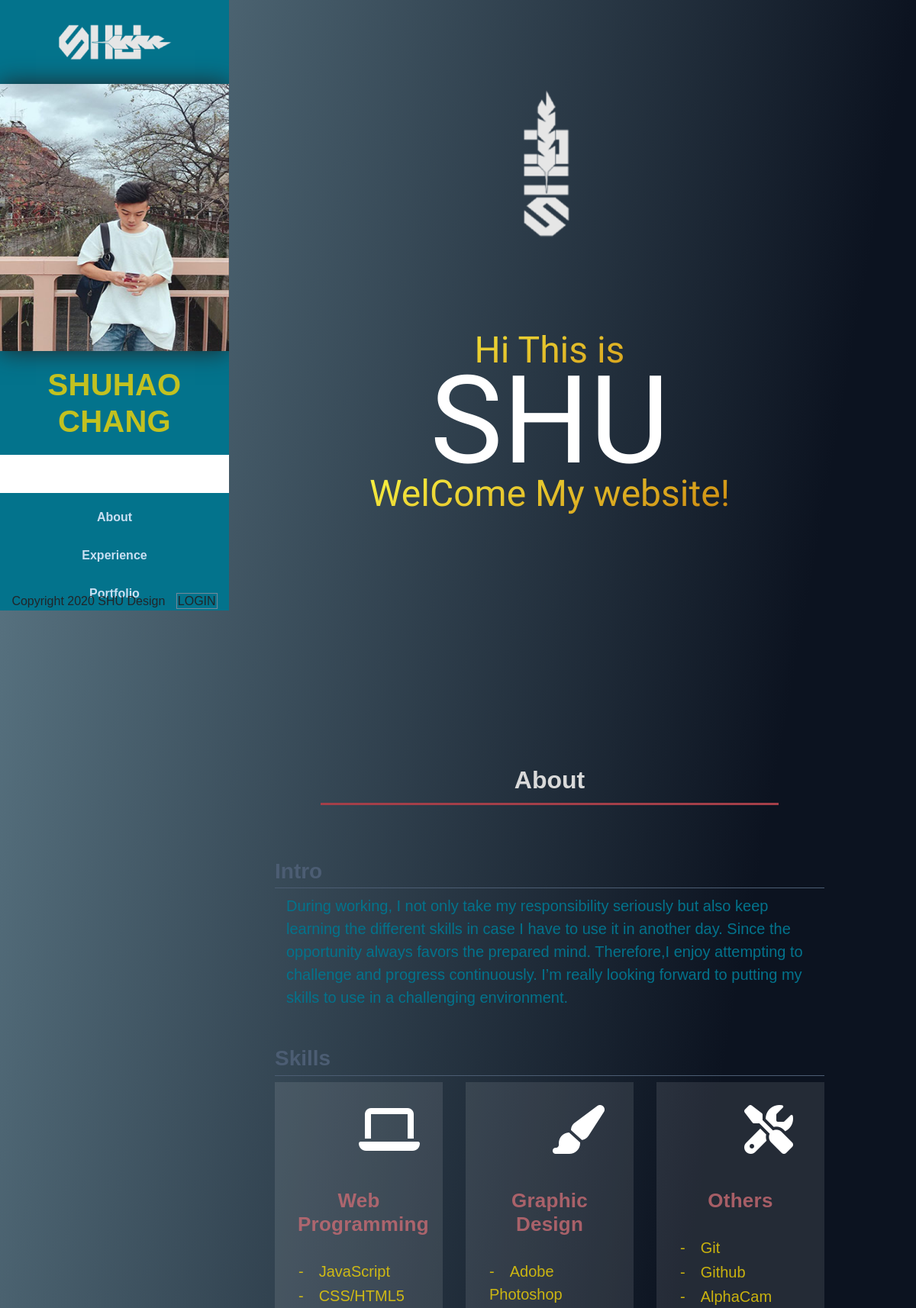
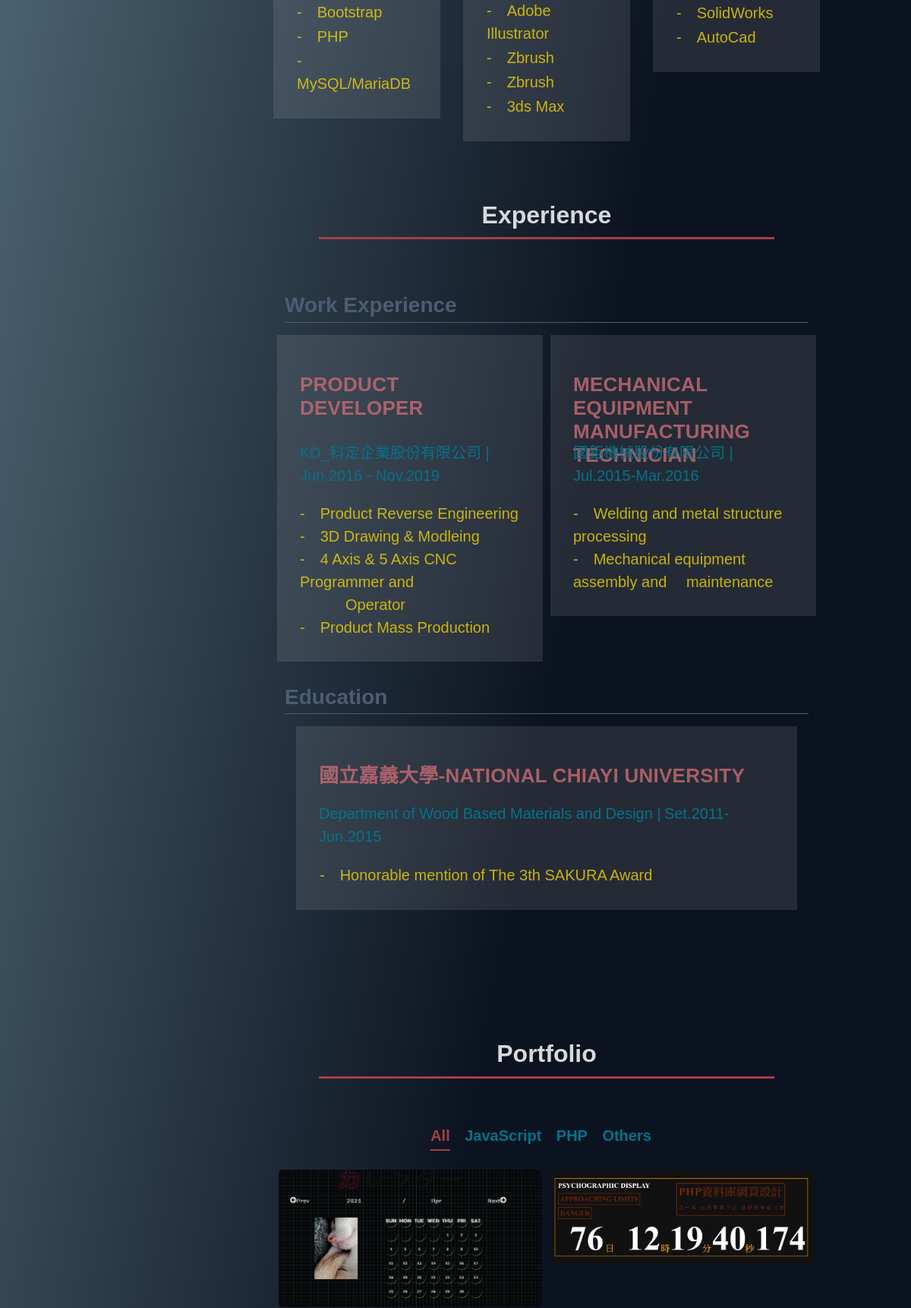
The page / (upper part) on the database its author committed (2 pictures, top to bottom).
### tables this page shows
CREATE TABLE `res_profile` (
  `id` int(10) UNSIGNED NOT NULL,
  `email` text NOT NULL COMMENT '信箱',
  `phone` varchar(32) NOT NULL COMMENT '電話',
  `name` text NOT NULL,
  `intro` text NOT NULL,
  `birth` text NOT NULL,
  `location` text NOT NULL,
  `img` text NOT NULL
);

CREATE TABLE `res_skills` (
  `id` int(10) UNSIGNED NOT NULL,
  `web` text NOT NULL,
  `graphic` text NOT NULL,
  `others` text NOT NULL,
  `sh` int(10) NOT NULL
);

CREATE TABLE `res_work_exp` (
  `id` int(10) UNSIGNED NOT NULL,
  `ser_name` text NOT NULL,
  `ser_date` text NOT NULL,
  `ser_con` text NOT NULL,
  `ser_title` text NOT NULL,
  `sh` int(11) NOT NULL
);

CREATE TABLE `res_edu_exp` (
  `id` int(10) UNSIGNED NOT NULL,
  `edu_name` text NOT NULL,
  `edu_date` text NOT NULL,
  `edu_dept` text NOT NULL,
  `edu_con` text NOT NULL,
  `sh` int(11) NOT NULL
);

CREATE TABLE `res_portfolio` (
  `id` int(10) UNSIGNED NOT NULL,
  `title` text NOT NULL,
  `point` text NOT NULL,
  `img` text NOT NULL,
  `sh` int(10) NOT NULL,
  `type` text NOT NULL,
  `url` text NOT NULL
);

### base.php (called while the page is built, shortened)
<?php
class DB{
    private $dsn="mysql:host=localhost;charset=utf8;dbname=resume";
    private $root="root";
    private $password="";
    private $table;
    private $pdo;
    public function __construct($table){
        $this->table=$table;
        $this->pdo=new PDO($this->dsn,$this->root,$this->password);
    }
    public function all(...$arg){
        $sql="select * from $this->table ";
        if(!empty($arg[0]) && is_array($arg[0])){
            foreach($arg[0] as $key => $value){
                $tmp[]=sprintf("`%s`='%s'",$key,$value);
            }
            $sql=$sql. " where ".implode(" && ",$tmp);
        }
        if(!empty($arg[1])){
            $sql=$sql.$arg[1];
        }
        return $this->pdo->query($sql)->fetchAll();
    }
public function find($arg){
    $sql="select * from $this->table ";
    if( is_array($arg)){
        foreach($arg as $key => $value){
            $tmp[]=sprintf("`%s`='%s'",$key,$value);
        }
        $sql=$sql. " where ".implode(" && ",$tmp);
    }else{
        $sql=$sql. " where `id`='$arg'";
    }
    return $this->pdo->query($sql)->fetch(PDO::FETCH_ASSOC);
}
}
?>

### index.php (the view, shortened to what this page needs)
<?php include_once "base.php";?>
<!DOCTYPE html>
<html lang="en">
  <head>
    <link href="vendor/bootstrap/css/bootstrap.min.css" rel="stylesheet" />
    <link rel="stylesheet" href="assets/css/fontawesome.css" />
    <link rel="stylesheet" href="assets/css/templatemo-style.css" />
    <link rel="stylesheet" href="assets/css/owl.css" />
    <link rel="stylesheet" href="assets/css/lightbox.css" />
    <link rel="stylesheet" type="text/css" href="assets/css/animate.css" />
  </head>
  <body>
    <div id="page-wraper">
      <div class="responsive-nav">
        <?php
              $total=new DB('res_profile');
              $profile=$total->find(1);
            ?>
        <div id="menu" class="menu">
          <div class="container" style="position:relative;">
            <div class="t-image">
              <a href="#"><img src="assets/images/LOGO-USING.png" alt="" /></a>
            </div>
            <div class="image">
              <a href="#">
                <img src="pic/<?=$profile['img'];?>" alt="" />
              </a>
            </div>
            <?php
              $total=new DB('res_profile');
              $profile=$total->find(1);
            ?>
            <h4 class="name"><?=$profile['name'];?></h4>
            <nav class="main-nav" role="navigation">
              <ul class="main-menu">
                <li><a href="#section0"></a></li>
                <li><a href="#section1">About</a></li>
                <li><a href="#section2">Experience</a></li>
                <li><a href="#section3">Portfolio</a></li>
              </ul>
            </nav>
            <div class="copyright-text">
              <span>Copyright 2020 SHU Design</span>
              <?php
                    if(empty($_SESSION['login'])){
                ?>
              <span class="login"><a href="front/login.php">LOGIN</a></span>
              <?php
                    }
                ?>
            </div>
          </div>
        </div>
      </div>
        <section class="section section about" data-section="section0" >
          <div class="container">
            <div class="section-heading align-items-center">
              <div class="row">
                <div class="col-md-12 col-sm-12 text-center">
                  <div class="contents">
                    <img src="assets/images/LOGO-USINGT.png" class="wow fadeInUp animated" style=" animation-delay:0.1s; margin-bottom:100px;" alt="" />
                    <h1 class="wow fadeInUp animated set1" style="animation-delay:0.3s">
                      Hi This is
                    </h1>
                    <h1 class="wow fadeInUp animated set2" style="animation-delay:0.6s">
                      SHU
                    </h1>
                    <h1 class="wow fadeInUp animated set1" style="animation-delay:0.9s">
                      WelCome My website!
                    </h1>
                  </div>
                </div>
              </div>
            </div>
          </div>
        </section>
      <section class="section section about-me" data-section="section1" >
        <div class="container">
          <div class="section-heading align-items-center">
            <h2>About</h2>
            <div class="line-dec"></div>
          </div>
        </div>
        <h3 class="e-h3">Intro</h3>
        <?php
            $db=new DB("res_profile");
            $rows=$db->all();
            foreach($rows as $row){
            ?>
            <div class="col-md-12 justify-content-center align-items-center">
                <div class="">
                  <span>
                    <?=$row["intro"]?>
                  </span>
                </div>
            </div>
            <?php
              }
            ?>
        <h3 class="e-h3 mt-5">Skills</h3>
          <div class="row">
            <div class="col-lg-4 bbx">
              <div class="service-item">
                <i class="fas fa-laptop fa-4x fass"></i>
                <h4>Web Programming</h4>
                <table class="tt1">
                  <tbody>
                  <?php
                    $db=new DB("res_skills");
                    $rows=$db->all();
                    foreach($rows as $row){
                  ?>
                    <tr>
                      <td>
                        -　<?=$row['web'];?>
                      </td>
                    </tr>
                    <?php
                      }
                    ?>
                  </tbody>
                </table>
              </div>
            </div>
            <div class="col-lg-4 bbx">
              <div class="service-item">
                <i class="fas fa-paint-brush fa-4x fass"></i>
                <h4>Graphic Design</h4>
                <table class="tt1">
                  <tbody>
                  <?php
                      $db=new DB("res_skills");
                      $rows=$db->all();
                      foreach($rows as $row){
                    ?>
                    <tr>
                      <td>
                        -　<?=$row['graphic'];?>
                      </td>
                    </tr>
                    <?php
                      }
                    ?>
                  </tbody>
                </table>
              </div>
            </div>
            <div class="col-md-4 bbx">
              <div class="service-item">
                <i class="fas fa-tools fa-4x icon fass"></i>
                <h4>Others</h4>
                <table class="tt1">
                  <tbody>
                  <?php
                      $db=new DB("res_skills");
                      $rows=$db->all();
                      foreach($rows as $row){
                    ?>
                    <tr>
                      <td>
                        -　<?=$row['others'];?>
                      </td>
                    </tr>
                    <?php
                      }
                    ?>
                  </tbody>
                  </table>
              </div>
            </div>
          </div>
      </section>
      <section class="section my-services ss2" data-section="section2">
        <div class="container">
          <div class="section-heading">
            <h2>Experience</h2>
            <div class="line-dec"></div>
          </div>
          <h3 class="e-h3">Work Experience</h3>
          <div class="mt-3 row">
            <?php
            $db=new DB("res_work_exp");
            $rows=$db->all(['sh'=>1]);
            foreach($rows as $row){
            ?>
            <div class="col-md-6">
              <div class="service-item">
                <div><h4><?=$row["ser_title"]?></h4></div>
                <div class="sss2">
                  <span>
                    <?=$row["ser_name"]?>
                  </span>
                    <span>|</span>
                    <span>
                      <?=$row["ser_date"]?>
                    </span>
                </div>
                <div class="tt2"><?=nl2br($row["ser_con"]);?></div>
              </div>
            </div>
            <?php
              }
            ?>
          </div>
          <div>
            <h3 class="e-h3">Education</h3>
             <div class="mt-3 col-xl-12">
              <?php
                  $db=new DB("res_edu_exp");
                  $rows=$db->all();
                  foreach($rows as $row){
              ?>
              <div class="service-item">
                <div><h4><?=$row["edu_name"]?></h4></div>
                <span>
                <?=$row["edu_dept"]?>
                </span>
                <span>|</span>
                <span>
                  <?=$row["edu_date"]?>
                </span>
                <table class="tt2">
                  <tbody>
                    <tr>
                      <td>-　<?=$row["edu_con"]?></td>
                    </tr>
                  </tbody>
                </table>
              </div>
              </div>
            </div>
            <?php
              }
            ?>
        </div>
      </section>
<?php
  $db=new DB("res_portfolio");
  $rows=$db->all(['sh'=>1]);
?>
      <section class="section my-work" data-section="section3">
        <div class="container">
          <div class="section-heading">
            <h2>Portfolio</h2>
            <div class="line-dec"></div>
          </div>
          <div class="row">
            <div class="isotope-wrapper">
              <form class="isotope-toolbar">
                <label
                  ><input
                  <span>all</span></label
                >
                <label
                  ><input
                  <span>JavaScript</span></label
                >
                <label
                  ><input
                  <span>PHP</span></label
                >
                <label
                  ><input
                  <span>Others</span></label>
              </form>
              <div class="isotope-box">
              <?php
                foreach($rows as $row){
              ?>
                <div class="isotope-item " data-type="<?=$row['type'];?>">
                  <figure class="snip1321">
                    <img
                      src="pic/<?=$row['img'];?>"
                      alt="sq-sample26"
                    />
                  </figure>
                </div>
                <?php
                  }
                ?>
              </div>
            </div>
          </div>
        </div>
      </section>
    </div>
  </body>
</html>

### rows shown on the page
res_profile: img (picture), name "SHUHAO CHANG", intro "During working, I not only take my responsibility seriously but also keep learning the different skills in case I have to use it in another day. Since the opportunity always favors the prepared mind. Therefore,I enjoy attempting to challenge and progress continuously. I’m really looking forward to putting my skills to use in a challenging environment."
res_skills: web "JavaScript", graphic "Adobe Photoshop", others "Git"
res_skills: web "CSS/HTML5", graphic "Adobe Illustrator", others "Github"
res_skills: web "Bootstrap", graphic "Zbrush", others "AlphaCam"
res_skills: web "PHP", graphic "Zbrush", others "SolidWorks"
res_skills: web "MySQL/MariaDB", graphic "3ds Max", others "AutoCad"
res_work_exp: ser_title "PRODUCT DEVELOPER", ser_name "KD_科定企業股份有限公司", ser_date "Jun.2016 - Nov.2019", ser_con "- Product Reverse Engineering - 3D Drawing & Modleing - 4 Axis & 5 Axis CNC Programmer and Operator - Product Mass Production"
res_work_exp: ser_title "MECHANICAL EQUIPMENT MANUFACTURING TECHNICIAN", ser_name "國鉅機械股份有限公司", ser_date "Jul.2015-Mar.2016", ser_con "- Welding and metal structure processing - Mechanical equipment assembly and maintenance"
res_edu_exp: edu_name "國立嘉義大學-NATIONAL CHIAYI UNIVERSITY", edu_dept "Department of Wood Based Materials and Design", edu_date "Set.2011-Jun.2015", edu_con "Honorable mention of The 3th SAKURA Award"
res_portfolio: img (picture)
res_portfolio: img (picture)
